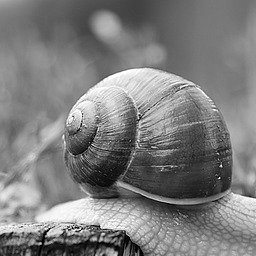
#> input picture input_image.png, 256 x 256 px
$ python main.py
#> lines starting #> are read from the running program, lines starting #| are printed output that depends on the picture; after the words box and inside, x2 and y2 are one past the last pixel; in counts of white or black regions, pixels touching at a corner belong together
import numpy as np
from PIL import Image

def image_to_grayscale(image):
    return image.convert('L')

def sort_pixels_and_create_index_map(grayscale_image):
    img_array = np.array(grayscale_image)
    index_map = np.argsort(img_array, axis=None)
    sorted_img_array = np.sort(img_array, axis=None)
    return sorted_img_array.reshape(grayscale_image.size[::-1]), index_map.reshape(grayscale_image.size[::-1])

def unsort_pixels(sorted_image, index_map):
    unsorted_img_array = np.zeros_like(sorted_image)
    flat_sorted_img = sorted_image.flatten()
    flat_unsorted_img = unsorted_img_array.flatten()

    for i, pixel_value in enumerate(flat_sorted_img):
        flat_unsorted_img[index_map.flat[i]] = pixel_value

    return unsorted_img_array

def compress_image(input_image_path, sorted_image_path, index_map_path):
#> called with input_image_path = 'input_image.png', sorted_image_path = 'sorted_image.png', index_map_path = 'index_map.png'
    image = Image.open(input_image_path)
#> image is the input picture: PIL image 256x256 RGBA; mean R, G, B, A 125, 125, 125, 255
    grayscale_image = image_to_grayscale(image)
    sorted_image, index_map = sort_pixels_and_create_index_map(grayscale_image)
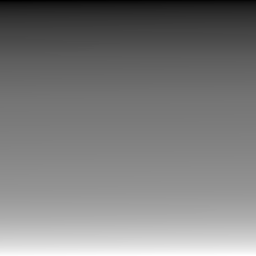
#> sorted_image: shape (256, 256); min 0, max 255, mean 125
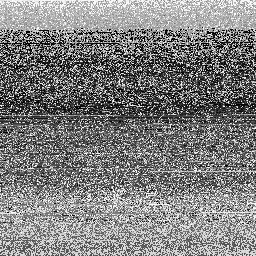
#> index_map: shape (256, 256) int64; min 0, max 65535, mean 32767.5; drawn with min black and max white

    sorted_image = Image.fromarray(sorted_image)
    sorted_image.save(sorted_image_path, 'PNG')

    index_map_image = Image.fromarray((index_map / np.max(index_map) * 255).astype(np.uint8))
    index_map_image.save(index_map_path, 'PNG')

def restore_image(sorted_image_path, index_map_path, output_image_path):
#> called with sorted_image_path = 'sorted_image.png', index_map_path = 'index_map.png', output_image_path = 'restored_image.png'
    sorted_image = Image.open(sorted_image_path)
    index_map_image = Image.open(index_map_path)

    sorted_image = np.array(sorted_image)
    index_map = np.array(index_map_image) * np.max(sorted_image) // 255
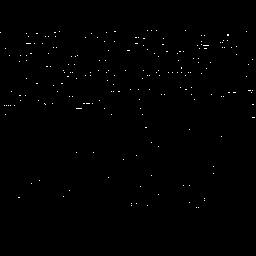
#> index_map: shape (256, 256); values 0 (black) and 1 (white), 0.39% white in thin lines or dots, all inside (x1, y1, x2, y2) = (0, 30, 255, 208)

    restored_image_array = unsort_pixels(sorted_image, index_map)
#> the loop in unsort_pixels, `for i, pixel_value in enumerate(flat_sorted_img):` made 65536 passes
#> pixel_value on passes 1 to 3: 0, 0, 0
#> restored_image_array: shape (256, 256); every value is 0
    restored_image = Image.fromarray(restored_image_array)
    restored_image.save(output_image_path)

if __name__ == '__main__':
    input_image_path = 'input_image.png'
    sorted_image_path = 'sorted_image.png'
    index_map_path = 'index_map.png'
    output_image_path = 'restored_image.png'

    compress_image(input_image_path, sorted_image_path, index_map_path)
    restore_image(sorted_image_path, index_map_path, output_image_path)

$ run again, with input_image_1.png copied over input_image.png
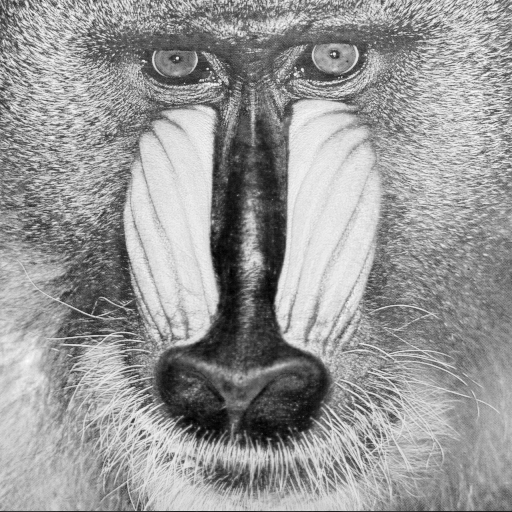
#> input picture input_image_1.png, 512 x 512 px
#> in compress_image, image is the input picture: PIL image 512x512 L; min 0, max 255, mean 151.9
#> in compress_image, `sorted_image, index_map = sort_pixels_and_create_index_map(grayscale_i..`:
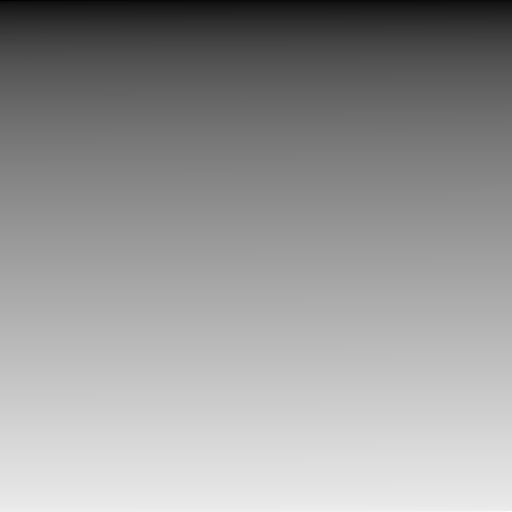
#> sorted_image: shape (512, 512); min 0, max 255, mean 151.9
#> in restore_image, `index_map = np.array(index_map_image) * np.max(sorted_image) // 255`:
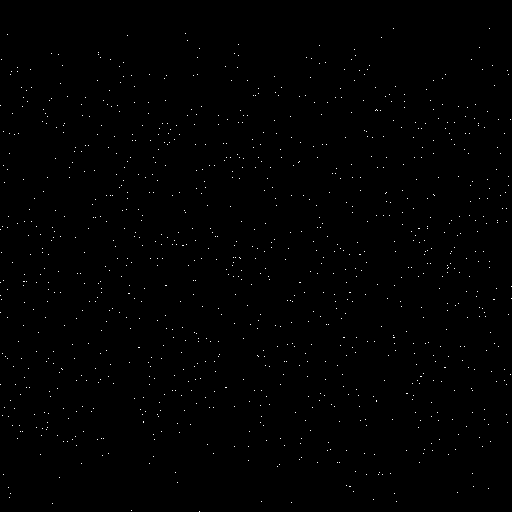
#> index_map: shape (512, 512); values 0 (black) and 1 (white), 0.39% white in thin lines or dots
#> the loop in unsort_pixels, `for i, pixel_value in enumerate(flat_sorted_img):` made 262144 passes
#> pixel_value on passes 1 to 3: 0, 0, 1
#> restored_image_array: shape (512, 512); every value is 0
